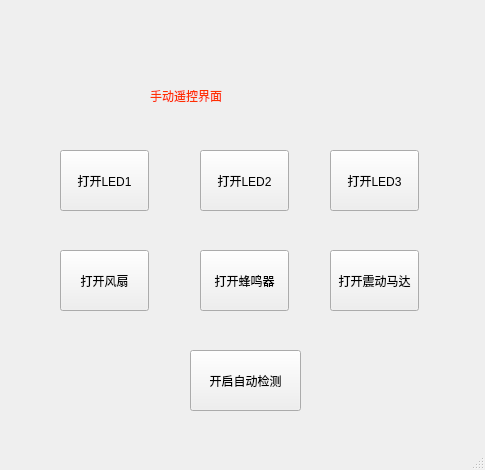
<?xml version="1.0" encoding="UTF-8"?>
<ui version="4.0">
 <class>MainWindow</class>
 <widget class="QMainWindow" name="MainWindow">
  <property name="geometry">
   <rect>
    <x>0</x>
    <y>0</y>
    <width>485</width>
    <height>470</height>
   </rect>
  </property>
  <property name="windowTitle">
   <string>MainWindow</string>
  </property>
  <widget class="QWidget" name="centralwidget">
   <widget class="QPushButton" name="btnLed1">
    <property name="geometry">
     <rect>
      <x>60</x>
      <y>150</y>
      <width>89</width>
      <height>61</height>
     </rect>
    </property>
    <property name="text">
     <string>打开LED1</string>
    </property>
   </widget>
   <widget class="QPushButton" name="btnLed2">
    <property name="geometry">
     <rect>
      <x>200</x>
      <y>150</y>
      <width>89</width>
      <height>61</height>
     </rect>
    </property>
    <property name="text">
     <string>打开LED2</string>
    </property>
   </widget>
   <widget class="QPushButton" name="btnLed3">
    <property name="geometry">
     <rect>
      <x>330</x>
      <y>150</y>
      <width>89</width>
      <height>61</height>
     </rect>
    </property>
    <property name="text">
     <string>打开LED3</string>
    </property>
   </widget>
   <widget class="QPushButton" name="btnFan">
    <property name="geometry">
     <rect>
      <x>60</x>
      <y>250</y>
      <width>89</width>
      <height>61</height>
     </rect>
    </property>
    <property name="text">
     <string>打开风扇</string>
    </property>
   </widget>
   <widget class="QPushButton" name="btnBeeper">
    <property name="geometry">
     <rect>
      <x>200</x>
      <y>250</y>
      <width>89</width>
      <height>61</height>
     </rect>
    </property>
    <property name="text">
     <string>打开蜂鸣器</string>
    </property>
   </widget>
   <widget class="QPushButton" name="btnVibrator">
    <property name="geometry">
     <rect>
      <x>330</x>
      <y>250</y>
      <width>89</width>
      <height>61</height>
     </rect>
    </property>
    <property name="text">
     <string>打开震动马达</string>
    </property>
   </widget>
   <widget class="QPushButton" name="btnAutoDetect">
    <property name="geometry">
     <rect>
      <x>190</x>
      <y>350</y>
      <width>111</width>
      <height>61</height>
     </rect>
    </property>
    <property name="text">
     <string>开启自动检测</string>
    </property>
   </widget>
   <widget class="QLabel" name="label">
    <property name="geometry">
     <rect>
      <x>150</x>
      <y>40</y>
      <width>191</width>
      <height>111</height>
     </rect>
    </property>
    <property name="styleSheet">
     <string notr="true">color: rgb(255, 47, 0);
font: 75 italic 20pt &quot;Ubuntu Mono&quot;;</string>
    </property>
    <property name="text">
     <string>手动遥控界面</string>
    </property>
   </widget>
   <widget class="QLabel" name="label_2">
    <property name="geometry">
     <rect>
      <x>0</x>
      <y>0</y>
      <width>485</width>
      <height>470</height>
     </rect>
    </property>
    <property name="styleSheet">
     <string notr="true">border-image: url(:/background/bp2.png);</string>
    </property>
    <property name="text">
     <string/>
    </property>
   </widget>
   <zorder>label_2</zorder>
   <zorder>btnLed1</zorder>
   <zorder>btnLed2</zorder>
   <zorder>btnLed3</zorder>
   <zorder>btnFan</zorder>
   <zorder>btnBeeper</zorder>
   <zorder>btnVibrator</zorder>
   <zorder>btnAutoDetect</zorder>
   <zorder>label</zorder>
  </widget>
  <widget class="QMenuBar" name="menubar">
   <property name="geometry">
    <rect>
     <x>0</x>
     <y>0</y>
     <width>485</width>
     <height>28</height>
    </rect>
   </property>
  </widget>
  <widget class="QStatusBar" name="statusbar"/>
 </widget>
 <resources/>
 <connections/>
</ui>
